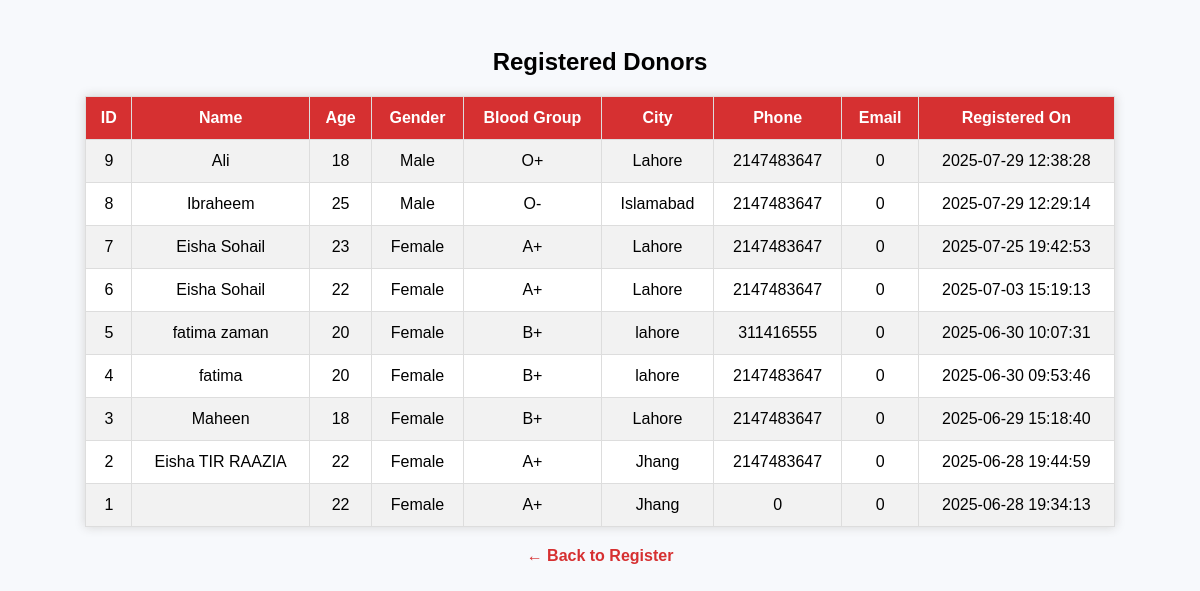
Page /view_donors.php on the committed database.
### tables this page shows
CREATE TABLE `donors` (
  `id` int(11) NOT NULL,
  `name` varchar(100) NOT NULL,
  `age` int(11) NOT NULL,
  `gender` varchar(10) DEFAULT NULL,
  `blood_group` varchar(10) DEFAULT NULL,
  `city` varchar(50) DEFAULT NULL,
  `phone` int(20) DEFAULT NULL,
  `email` int(100) DEFAULT NULL,
  `registration_date` timestamp NOT NULL DEFAULT current_timestamp()
);

### view_donors.php (the view, shortened to what this page needs)
<!DOCTYPE html>
<html>
<head>
</head>
<body>
    <h2>Registered Donors</h2>
    <?php
    $conn = mysqli_connect("localhost", "root", "", "blood_donation");
    $sql = "SELECT * FROM donors ORDER BY registration_date DESC";
    $result = mysqli_query($conn, $sql);
    if (mysqli_num_rows($result) > 0) {
        echo "<table>
                <tr>
                    <th>ID</th>
                    <th>Name</th>
                    <th>Age</th>
                    <th>Gender</th>
                    <th>Blood Group</th>
                    <th>City</th>
                    <th>Phone</th>
                    <th>Email</th>
                    <th>Registered On</th>
                </tr>";
        while ($row = mysqli_fetch_assoc($result)) {
            echo "<tr>
                    <td>".$row["id"]."</td>
                    <td>".$row["name"]."</td>
                    <td>".$row["age"]."</td>
                    <td>".$row["gender"]."</td>
                    <td>".$row["blood_group"]."</td>
                    <td>".$row["city"]."</td>
                    <td>".$row["phone"]."</td>
                    <td>".$row["email"]."</td>
                    <td>".$row["registration_date"]."</td>
                </tr>";
        }
        echo "</table>";
    } else {
        echo "<p style='text-align:center;'>No donors found.</p>";
    }
    ?>
    <div class="back">
        <a href="register.php">← Back to Register</a>
    </div>
</body>
</html>

### view_donors.php (style rules this page uses)
body { font-family: Arial, sans-serif; background: #f7f9fc; padding: 20px; }
h2 { text-align: center; }
table { width: 90%; margin: auto; border-collapse: collapse; background-color: white; box-shadow: 0 0 10px lightgray; }
th, td { border: 1px solid #ddd; padding: 12px; text-align: center; }
th { background-color: #d63031; color: white; }
tr:nth-child(even) { background-color: #f2f2f2; }
.back { text-align: center; margin-top: 20px; }
.back a { color: #d63031; text-decoration: none; font-weight: bold; }

### rows in the picture
donors: id "9", name "Ali", age "18", gender "Male", blood_group "O+", city "Lahore", phone "2147483647", email "0", registration_date "2025-07-29 12:38:28"
donors: id "8", name "Ibraheem", age "25", gender "Male", blood_group "O-", city "Islamabad", phone "2147483647", email "0", registration_date "2025-07-29 12:29:14"
donors: id "7", name "Eisha Sohail", age "23", gender "Female", blood_group "A+", city "Lahore", phone "2147483647", email "0", registration_date "2025-07-25 19:42:53"
donors: id "6", name "Eisha Sohail", age "22", gender "Female", blood_group "A+", city "Lahore", phone "2147483647", email "0", registration_date "2025-07-03 15:19:13"
donors: id "5", name "fatima zaman", age "20", gender "Female", blood_group "B+", city "lahore", phone "311416555", email "0", registration_date "2025-06-30 10:07:31"
donors: id "4", name "fatima", age "20", gender "Female", blood_group "B+", city "lahore", phone "2147483647", email "0", registration_date "2025-06-30 09:53:46"
donors: id "3", name "Maheen", age "18", gender "Female", blood_group "B+", city "Lahore", phone "2147483647", email "0", registration_date "2025-06-29 15:18:40"
donors: id "2", name "Eisha TIR RAAZIA", age "22", gender "Female", blood_group "A+", city "Jhang", phone "2147483647", email "0", registration_date "2025-06-28 19:44:59"
donors: id "1", age "22", gender "Female", blood_group "A+", city "Jhang", phone "0", email "0", registration_date "2025-06-28 19:34:13"
